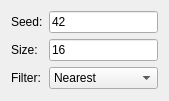
<?xml version="1.0" encoding="UTF-8"?>
<ui version="4.0">
 <class>Noise2d</class>
 <widget class="QWidget" name="Noise2d">
  <property name="geometry">
   <rect>
    <x>0</x>
    <y>0</y>
    <width>169</width>
    <height>101</height>
   </rect>
  </property>
  <property name="sizePolicy">
   <sizepolicy hsizetype="Preferred" vsizetype="Minimum">
    <horstretch>0</horstretch>
    <verstretch>0</verstretch>
   </sizepolicy>
  </property>
  <property name="windowTitle">
   <string>Form</string>
  </property>
  <layout class="QFormLayout" name="formLayout">
   <property name="sizeConstraint">
    <enum>QLayout::SetMinimumSize</enum>
   </property>
   <item row="0" column="0">
    <widget class="QLabel" name="label">
     <property name="text">
      <string>Seed:</string>
     </property>
    </widget>
   </item>
   <item row="0" column="1">
    <widget class="QLineEdit" name="seed">
     <property name="sizePolicy">
      <sizepolicy hsizetype="Preferred" vsizetype="Fixed">
       <horstretch>0</horstretch>
       <verstretch>0</verstretch>
      </sizepolicy>
     </property>
     <property name="inputMask">
      <string>9000000; </string>
     </property>
     <property name="text">
      <string>42</string>
     </property>
    </widget>
   </item>
   <item row="1" column="0">
    <widget class="QLabel" name="label_2">
     <property name="text">
      <string>Size:</string>
     </property>
    </widget>
   </item>
   <item row="1" column="1">
    <widget class="QLineEdit" name="size">
     <property name="sizePolicy">
      <sizepolicy hsizetype="Preferred" vsizetype="Fixed">
       <horstretch>0</horstretch>
       <verstretch>0</verstretch>
      </sizepolicy>
     </property>
     <property name="inputMask">
      <string>9000000; </string>
     </property>
     <property name="text">
      <string>16</string>
     </property>
    </widget>
   </item>
   <item row="2" column="0">
    <widget class="QLabel" name="label_3">
     <property name="text">
      <string>Filter:</string>
     </property>
    </widget>
   </item>
   <item row="2" column="1">
    <widget class="QComboBox" name="filter">
     <item>
      <property name="text">
       <string>Nearest</string>
      </property>
     </item>
     <item>
      <property name="text">
       <string>Bilinear</string>
      </property>
     </item>
     <item>
      <property name="text">
       <string>Cosine</string>
      </property>
     </item>
    </widget>
   </item>
  </layout>
 </widget>
 <resources/>
 <connections/>
</ui>
